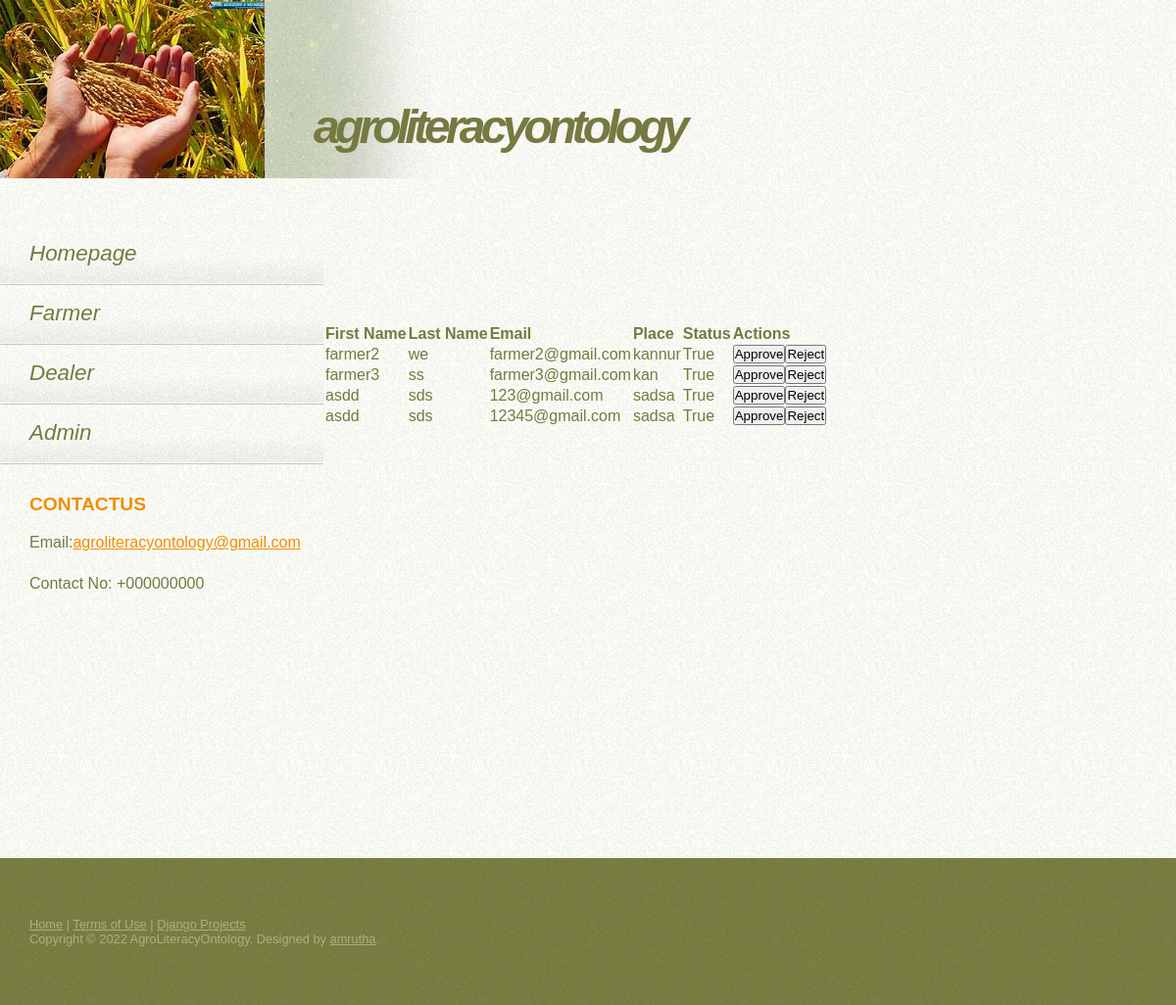
The app's page /manage_farmer/ with its own data.
### ontology/models.py (models this page shows, shortened)
class Farmer(models.Model):
    Firstname = models.CharField(max_length=100)
    Lastname = models.CharField(max_length=100)
    Gender = models.CharField(max_length=100,choices=choice)
    Address = models.CharField(max_length=100)
    Email = models.EmailField()
    Place = models.CharField(max_length=100)
    Phone = models.IntegerField()
    Village = models.CharField(max_length=100)
    District = models.CharField(max_length=100,choices=district)
    Password = models.CharField(max_length=8)
    Confirmpassword = models.CharField(max_length=8)
    Status = models.BooleanField(default=False)

### ontology/views.py (the view)
# urls.py: path('manage_farmer/', views.manage_farmer, name='manage_farmer'),
def manage_farmer(request):
    farmers = Farmer.objects.all()
    return render(request, 'ontology/manage_farmer.html', {'farmers':farmers})

### ontology/templates/ontology/manage_farmer.html (shortened to what this page needs)
<!DOCTYPE html>
{% extends 'ontology/base.html' %}
{% load static %}
{% block content %}
	<div style="margin-top: 100px; margin-left: 300px;margin-bottom: 440px;text-align: left;">
		<form action="{% url 'ontology:manage_farmer' %}" method="post">
		<table>
			<thead>
				<tr>
					<th>First Name</th>
					<th>Last Name</th>
					<th>Email</th>
					<th>Place</th>
					<th>Status</th>
					<th>Actions</th>
				</tr>
			</thead>
			<tbody>
			{% for i in farmers %}
				<tr>
					<td>{{ i.Firstname }}</td>
					<td>{{ i.Lastname }}</td>
					<td>{{ i.Email }}</td>
					<td>{{ i.Place }}</td>
					<td>{{ i.Status }}</td>
					<td><a href="{%url 'ontology:approve_farmer' i.id %}"><input type="button" value="Approve"></a><a href="{%url 'ontology:reject_farmer' i.id %}"><input type="button" value="Reject"></a></td>
				</tr>
			{% endfor %}
			</tbody>
		</table>
		</form>	</div>
	{% endblock %}

### static/default.css (style rules this page uses)
* { margin: 0; padding: 0; }
body { background: #FFFEF5 url(images/img01.gif); font-family: "Trebuchet MS", Arial, Helvetica, sans-serif; color: #767941; }
a:link { color: #F08F02; }

### records on screen
Farmer: Firstname "farmer2", Lastname "we", Email "farmer2@gmail.com", Place "kannur", Status "True"
Farmer: Firstname "farmer3", Lastname "ss", Email "farmer3@gmail.com", Place "kan", Status "True"
Farmer: Firstname "asdd", Lastname "sds", Email "123@gmail.com", Place "sadsa", Status "True"
Farmer: Firstname "asdd", Lastname "sds", Email "12345@gmail.com", Place "sadsa", Status "True"
